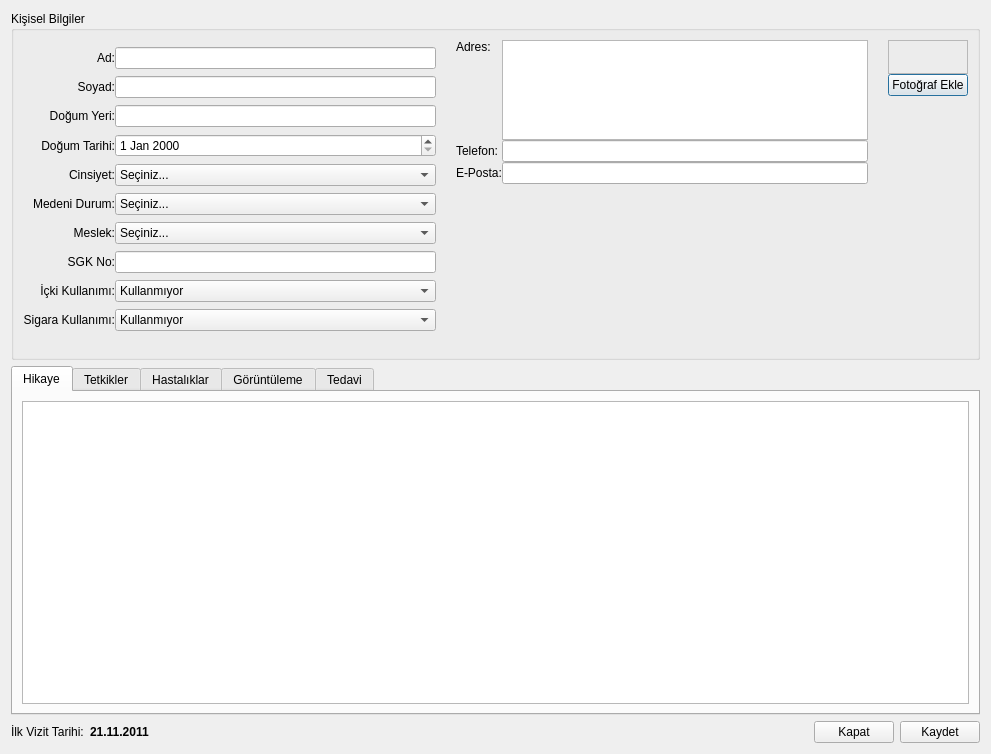
<?xml version="1.0" encoding="UTF-8"?>
<ui version="4.0">
 <class>NewRecordWindow</class>
 <widget class="QDialog" name="NewRecordWindow">
  <property name="geometry">
   <rect>
    <x>0</x>
    <y>0</y>
    <width>991</width>
    <height>754</height>
   </rect>
  </property>
  <property name="windowTitle">
   <string>Yeni Hasta Kaydı</string>
  </property>
  <property name="windowIcon">
   <iconset resource="../data/icons.qrc">
    <normaloff>:/Health.png</normaloff>:/Health.png</iconset>
  </property>
  <layout class="QGridLayout" name="gridLayout_5">
   <item row="0" column="0" colspan="5">
    <widget class="QGroupBox" name="groupBox">
     <property name="maximumSize">
      <size>
       <width>16777215</width>
       <height>360</height>
      </size>
     </property>
     <property name="title">
      <string>Kişisel Bilgiler</string>
     </property>
     <layout class="QGridLayout" name="gridLayout_4">
      <property name="horizontalSpacing">
       <number>20</number>
      </property>
      <property name="verticalSpacing">
       <number>0</number>
      </property>
      <item row="0" column="0">
       <layout class="QGridLayout" name="gridLayout_2">
        <item row="0" column="0" colspan="2">
         <widget class="QLabel" name="label_10">
          <property name="text">
           <string>Ad:</string>
          </property>
          <property name="alignment">
           <set>Qt::AlignRight|Qt::AlignTrailing|Qt::AlignVCenter</set>
          </property>
         </widget>
        </item>
        <item row="0" column="2">
         <widget class="QLineEdit" name="lineEditFirstName"/>
        </item>
        <item row="1" column="0" colspan="2">
         <widget class="QLabel" name="label_13">
          <property name="text">
           <string>Soyad:</string>
          </property>
          <property name="alignment">
           <set>Qt::AlignRight|Qt::AlignTrailing|Qt::AlignVCenter</set>
          </property>
         </widget>
        </item>
        <item row="1" column="2">
         <widget class="QLineEdit" name="lineEditLastName"/>
        </item>
        <item row="2" column="0" colspan="2">
         <widget class="QLabel" name="label_16">
          <property name="text">
           <string>Doğum Yeri:</string>
          </property>
          <property name="alignment">
           <set>Qt::AlignRight|Qt::AlignTrailing|Qt::AlignVCenter</set>
          </property>
         </widget>
        </item>
        <item row="2" column="2">
         <widget class="QLineEdit" name="lineEditBirthPlace"/>
        </item>
        <item row="3" column="0" colspan="2">
         <widget class="QLabel" name="label_17">
          <property name="text">
           <string>Doğum Tarihi:</string>
          </property>
          <property name="alignment">
           <set>Qt::AlignRight|Qt::AlignTrailing|Qt::AlignVCenter</set>
          </property>
         </widget>
        </item>
        <item row="3" column="2">
         <widget class="QDateEdit" name="dateEditBirthDate"/>
        </item>
        <item row="4" column="0" colspan="2">
         <widget class="QLabel" name="label_18">
          <property name="text">
           <string>Cinsiyet:</string>
          </property>
          <property name="alignment">
           <set>Qt::AlignRight|Qt::AlignTrailing|Qt::AlignVCenter</set>
          </property>
         </widget>
        </item>
        <item row="4" column="2">
         <widget class="QComboBox" name="comboBoxSex">
          <item>
           <property name="text">
            <string>Seçiniz...</string>
           </property>
          </item>
          <item>
           <property name="text">
            <string>Erkek</string>
           </property>
          </item>
          <item>
           <property name="text">
            <string>Kadın</string>
           </property>
          </item>
         </widget>
        </item>
        <item row="5" column="0" colspan="2">
         <widget class="QLabel" name="label_19">
          <property name="text">
           <string>Medeni Durum:</string>
          </property>
          <property name="alignment">
           <set>Qt::AlignRight|Qt::AlignTrailing|Qt::AlignVCenter</set>
          </property>
         </widget>
        </item>
        <item row="5" column="2">
         <widget class="QComboBox" name="comboBoxMaritalStatus">
          <item>
           <property name="text">
            <string>Seçiniz...</string>
           </property>
          </item>
          <item>
           <property name="text">
            <string>Evli</string>
           </property>
          </item>
          <item>
           <property name="text">
            <string>Bekar</string>
           </property>
          </item>
         </widget>
        </item>
        <item row="6" column="0" colspan="2">
         <widget class="QLabel" name="label_20">
          <property name="text">
           <string>Meslek:</string>
          </property>
          <property name="alignment">
           <set>Qt::AlignRight|Qt::AlignTrailing|Qt::AlignVCenter</set>
          </property>
         </widget>
        </item>
        <item row="6" column="2">
         <widget class="QComboBox" name="comboBoxOccupation">
          <item>
           <property name="text">
            <string>Seçiniz...</string>
           </property>
          </item>
          <item>
           <property name="text">
            <string>Serbest Meslek</string>
           </property>
          </item>
          <item>
           <property name="text">
            <string>Mühendis</string>
           </property>
          </item>
          <item>
           <property name="text">
            <string>Doktor</string>
           </property>
          </item>
          <item>
           <property name="text">
            <string>Öğretim Görevlisi</string>
           </property>
          </item>
          <item>
           <property name="text">
            <string>Öğrenci</string>
           </property>
          </item>
          <item>
           <property name="text">
            <string>Diğer</string>
           </property>
          </item>
          <item>
           <property name="text">
            <string>Çalışmıyor</string>
           </property>
          </item>
         </widget>
        </item>
        <item row="7" column="0" colspan="2">
         <widget class="QLabel" name="label_21">
          <property name="text">
           <string>SGK No:</string>
          </property>
          <property name="alignment">
           <set>Qt::AlignRight|Qt::AlignTrailing|Qt::AlignVCenter</set>
          </property>
         </widget>
        </item>
        <item row="7" column="2">
         <widget class="QLineEdit" name="lineEditSGKNo"/>
        </item>
        <item row="8" column="0" colspan="2">
         <widget class="QLabel" name="label_22">
          <property name="text">
           <string>İçki Kullanımı:</string>
          </property>
          <property name="alignment">
           <set>Qt::AlignRight|Qt::AlignTrailing|Qt::AlignVCenter</set>
          </property>
         </widget>
        </item>
        <item row="8" column="2">
         <widget class="QComboBox" name="comboBoxDrink">
          <item>
           <property name="text">
            <string>Kullanmıyor</string>
           </property>
          </item>
          <item>
           <property name="text">
            <string>Sosyal İçici</string>
           </property>
          </item>
          <item>
           <property name="text">
            <string>1 Kadeh/Gün</string>
           </property>
          </item>
          <item>
           <property name="text">
            <string>&gt; 1 Kadeh/Gün</string>
           </property>
          </item>
         </widget>
        </item>
        <item row="9" column="0" colspan="2">
         <widget class="QLabel" name="label_23">
          <property name="text">
           <string>Sigara Kullanımı:</string>
          </property>
          <property name="alignment">
           <set>Qt::AlignRight|Qt::AlignTrailing|Qt::AlignVCenter</set>
          </property>
         </widget>
        </item>
        <item row="9" column="2">
         <widget class="QComboBox" name="comboBoxSmoke">
          <item>
           <property name="text">
            <string>Kullanmıyor</string>
           </property>
          </item>
          <item>
           <property name="text">
            <string>Sosyal İçici</string>
           </property>
          </item>
          <item>
           <property name="text">
            <string>Günde &lt; 5</string>
           </property>
          </item>
          <item>
           <property name="text">
            <string>0.5 Paket/Gün</string>
           </property>
          </item>
          <item>
           <property name="text">
            <string>1 Paket/Gün</string>
           </property>
          </item>
          <item>
           <property name="text">
            <string>1.5 Paket/Gün</string>
           </property>
          </item>
          <item>
           <property name="text">
            <string>2 Paket/Gün</string>
           </property>
          </item>
          <item>
           <property name="text">
            <string>&gt; 2 Paket/Gün</string>
           </property>
          </item>
         </widget>
        </item>
       </layout>
      </item>
      <item row="0" column="1">
       <layout class="QGridLayout" name="gridLayout">
        <item row="0" column="0">
         <widget class="QLabel" name="label_11">
          <property name="text">
           <string>Adres:</string>
          </property>
          <property name="alignment">
           <set>Qt::AlignLeading|Qt::AlignLeft|Qt::AlignTop</set>
          </property>
         </widget>
        </item>
        <item row="2" column="0">
         <widget class="QLabel" name="label_12">
          <property name="text">
           <string>Telefon:</string>
          </property>
         </widget>
        </item>
        <item row="2" column="1">
         <widget class="QLineEdit" name="lineEditPhoneNumber"/>
        </item>
        <item row="3" column="0">
         <widget class="QLabel" name="label_15">
          <property name="text">
           <string>E-Posta:</string>
          </property>
         </widget>
        </item>
        <item row="3" column="1">
         <widget class="QLineEdit" name="lineEditEmail"/>
        </item>
        <item row="4" column="1">
         <spacer name="verticalSpacer_2">
          <property name="orientation">
           <enum>Qt::Vertical</enum>
          </property>
          <property name="sizeHint" stdset="0">
           <size>
            <width>20</width>
            <height>40</height>
           </size>
          </property>
         </spacer>
        </item>
        <item row="0" column="1" colspan="2">
         <widget class="QPlainTextEdit" name="plainTextEditAddress">
          <property name="maximumSize">
           <size>
            <width>16777215</width>
            <height>100</height>
           </size>
          </property>
          <property name="tabChangesFocus">
           <bool>true</bool>
          </property>
         </widget>
        </item>
       </layout>
      </item>
      <item row="0" column="2">
       <layout class="QVBoxLayout" name="verticalLayout">
        <item>
         <widget class="QFrame" name="frame">
          <property name="frameShape">
           <enum>QFrame::StyledPanel</enum>
          </property>
          <property name="frameShadow">
           <enum>QFrame::Raised</enum>
          </property>
          <layout class="QGridLayout" name="gridLayout_3">
           <item row="0" column="0">
            <widget class="QLabel" name="labelPhoto">
             <property name="text">
              <string/>
             </property>
             <property name="pixmap">
              <pixmap resource="../data/icons.qrc">:/meeting-organizer.png</pixmap>
             </property>
             <property name="alignment">
              <set>Qt::AlignCenter</set>
             </property>
            </widget>
           </item>
          </layout>
         </widget>
        </item>
        <item>
         <widget class="QPushButton" name="pushButtonAddPhoto">
          <property name="text">
           <string>Fotoğraf Ekle</string>
          </property>
          <property name="icon">
           <iconset resource="../data/icons.qrc">
            <normaloff>:/list-resource-add.png</normaloff>:/list-resource-add.png</iconset>
          </property>
         </widget>
        </item>
        <item>
         <spacer name="verticalSpacer">
          <property name="orientation">
           <enum>Qt::Vertical</enum>
          </property>
          <property name="sizeHint" stdset="0">
           <size>
            <width>20</width>
            <height>40</height>
           </size>
          </property>
         </spacer>
        </item>
       </layout>
      </item>
     </layout>
    </widget>
   </item>
   <item row="3" column="0">
    <widget class="QLabel" name="label_14">
     <property name="text">
      <string>İlk Vizit Tarihi:</string>
     </property>
    </widget>
   </item>
   <item row="3" column="1">
    <widget class="QLabel" name="labelFirstVisit">
     <property name="font">
      <font>
       <weight>75</weight>
       <bold>true</bold>
      </font>
     </property>
     <property name="text">
      <string>21.11.2011</string>
     </property>
    </widget>
   </item>
   <item row="3" column="2">
    <spacer name="horizontalSpacer">
     <property name="orientation">
      <enum>Qt::Horizontal</enum>
     </property>
     <property name="sizeHint" stdset="0">
      <size>
       <width>414</width>
       <height>22</height>
      </size>
     </property>
    </spacer>
   </item>
   <item row="3" column="4">
    <widget class="QPushButton" name="pushButtonSave">
     <property name="text">
      <string>Kaydet</string>
     </property>
     <property name="icon">
      <iconset resource="../data/icons.qrc">
       <normaloff>:/document-save.png</normaloff>:/document-save.png</iconset>
     </property>
    </widget>
   </item>
   <item row="3" column="3">
    <widget class="QPushButton" name="pushButtonClose">
     <property name="text">
      <string>Kapat</string>
     </property>
     <property name="icon">
      <iconset resource="../data/icons.qrc">
       <normaloff>:/application-exit.png</normaloff>:/application-exit.png</iconset>
     </property>
    </widget>
   </item>
   <item row="2" column="0" colspan="5">
    <widget class="QTabWidget" name="tabWidget">
     <property name="currentIndex">
      <number>0</number>
     </property>
     <property name="documentMode">
      <bool>false</bool>
     </property>
     <property name="tabsClosable">
      <bool>false</bool>
     </property>
     <widget class="QWidget" name="tabHistory">
      <attribute name="title">
       <string>Hikaye</string>
      </attribute>
      <layout class="QGridLayout" name="gridLayout_6">
       <item row="0" column="0">
        <widget class="QPlainTextEdit" name="plainTextEditStory">
         <property name="tabChangesFocus">
          <bool>true</bool>
         </property>
        </widget>
       </item>
      </layout>
     </widget>
     <widget class="QWidget" name="tabDiagnostics">
      <property name="enabled">
       <bool>true</bool>
      </property>
      <attribute name="title">
       <string>Tetkikler</string>
      </attribute>
      <layout class="QGridLayout" name="gridLayout_7">
       <item row="0" column="0">
        <widget class="QPlainTextEdit" name="plainTextEditDiagnostics">
         <property name="tabChangesFocus">
          <bool>true</bool>
         </property>
        </widget>
       </item>
      </layout>
     </widget>
     <widget class="QWidget" name="tabDiseases">
      <attribute name="title">
       <string>Hastalıklar</string>
      </attribute>
      <layout class="QGridLayout" name="gridLayout_8">
       <item row="0" column="0">
        <widget class="KActionSelector" name="kactionselectorICD">
         <property name="availableLabel">
          <string>&amp;ICD-10 Kodları</string>
         </property>
         <property name="selectedLabel">
          <string>&amp;Seçilenler:</string>
         </property>
         <property name="availableInsertionPolicy">
          <enum>KActionSelector::Sorted</enum>
         </property>
         <property name="selectedInsertionPolicy">
          <enum>KActionSelector::Sorted</enum>
         </property>
         <property name="showUpDownButtons">
          <bool>false</bool>
         </property>
        </widget>
       </item>
      </layout>
     </widget>
     <widget class="QWidget" name="tabImaging">
      <attribute name="title">
       <string>Görüntüleme</string>
      </attribute>
      <layout class="QHBoxLayout" name="horizontalLayout" stretch="1,2">
       <item>
        <layout class="QGridLayout" name="gridLayout_11">
         <item row="0" column="0">
          <widget class="QLabel" name="label_2">
           <property name="text">
            <string>DICOM Dosyaları:</string>
           </property>
          </widget>
         </item>
         <item row="2" column="0">
          <widget class="QPushButton" name="pushButtonAddDICOM">
           <property name="text">
            <string>Ekle</string>
           </property>
           <property name="icon">
            <iconset resource="../data/icons.qrc">
             <normaloff>:/list-add.png</normaloff>:/list-add.png</iconset>
           </property>
          </widget>
         </item>
         <item row="2" column="1">
          <widget class="QPushButton" name="pushButtonRemoveDICOM">
           <property name="text">
            <string>Kaldır</string>
           </property>
           <property name="icon">
            <iconset resource="../data/icons.qrc">
             <normaloff>:/list-remove.png</normaloff>:/list-remove.png</iconset>
           </property>
          </widget>
         </item>
         <item row="1" column="0" colspan="2">
          <widget class="QListWidget" name="listWidgetDICOM">
           <property name="alternatingRowColors">
            <bool>true</bool>
           </property>
           <property name="selectionMode">
            <enum>QAbstractItemView::ExtendedSelection</enum>
           </property>
          </widget>
         </item>
        </layout>
       </item>
       <item>
        <widget class="QGroupBox" name="groupBox_2">
         <property name="title">
          <string/>
         </property>
         <layout class="QGridLayout" name="gridLayout_10">
          <item row="0" column="0">
           <widget class="QVTKWidget" name="qvtkWidget">
            <property name="autoFillBackground">
             <bool>false</bool>
            </property>
           </widget>
          </item>
         </layout>
        </widget>
       </item>
      </layout>
     </widget>
     <widget class="QWidget" name="tabMedication">
      <attribute name="title">
       <string>Tedavi</string>
      </attribute>
      <layout class="QGridLayout" name="gridLayout_9" rowstretch="3,0,1">
       <item row="0" column="0">
        <widget class="KActionSelector" name="kactionselectorDrugs">
         <property name="availableLabel">
          <string>İ&amp;laçlar:</string>
         </property>
         <property name="selectedLabel">
          <string>&amp;Reçete:</string>
         </property>
         <property name="selectedInsertionPolicy">
          <enum>KActionSelector::Sorted</enum>
         </property>
         <property name="showUpDownButtons">
          <bool>false</bool>
         </property>
        </widget>
       </item>
       <item row="1" column="0">
        <widget class="QLabel" name="label_3">
         <property name="font">
          <font>
           <weight>75</weight>
           <bold>true</bold>
          </font>
         </property>
         <property name="text">
          <string>Notlar:</string>
         </property>
        </widget>
       </item>
       <item row="2" column="0">
        <widget class="QPlainTextEdit" name="plainTextEditDrugNotes">
         <property name="tabChangesFocus">
          <bool>true</bool>
         </property>
        </widget>
       </item>
      </layout>
     </widget>
    </widget>
   </item>
  </layout>
 </widget>
 <customwidgets>
  <customwidget>
   <class>KActionSelector</class>
   <extends>QWidget</extends>
   <header>kactionselector.h</header>
  </customwidget>
  <customwidget>
   <class>QVTKWidget</class>
   <extends>QWidget</extends>
   <header>QVTKWidget.h</header>
  </customwidget>
 </customwidgets>
 <tabstops>
  <tabstop>lineEditFirstName</tabstop>
  <tabstop>lineEditLastName</tabstop>
  <tabstop>lineEditBirthPlace</tabstop>
  <tabstop>dateEditBirthDate</tabstop>
  <tabstop>comboBoxSex</tabstop>
  <tabstop>comboBoxMaritalStatus</tabstop>
  <tabstop>comboBoxOccupation</tabstop>
  <tabstop>lineEditSGKNo</tabstop>
  <tabstop>comboBoxDrink</tabstop>
  <tabstop>comboBoxSmoke</tabstop>
  <tabstop>plainTextEditAddress</tabstop>
  <tabstop>lineEditPhoneNumber</tabstop>
  <tabstop>lineEditEmail</tabstop>
  <tabstop>pushButtonAddPhoto</tabstop>
  <tabstop>tabWidget</tabstop>
  <tabstop>plainTextEditStory</tabstop>
  <tabstop>listWidgetDICOM</tabstop>
  <tabstop>pushButtonAddDICOM</tabstop>
  <tabstop>pushButtonRemoveDICOM</tabstop>
  <tabstop>plainTextEditDrugNotes</tabstop>
  <tabstop>pushButtonClose</tabstop>
  <tabstop>pushButtonSave</tabstop>
  <tabstop>plainTextEditDiagnostics</tabstop>
 </tabstops>
 <resources>
  <include location="../data/icons.qrc"/>
 </resources>
 <connections/>
</ui>
